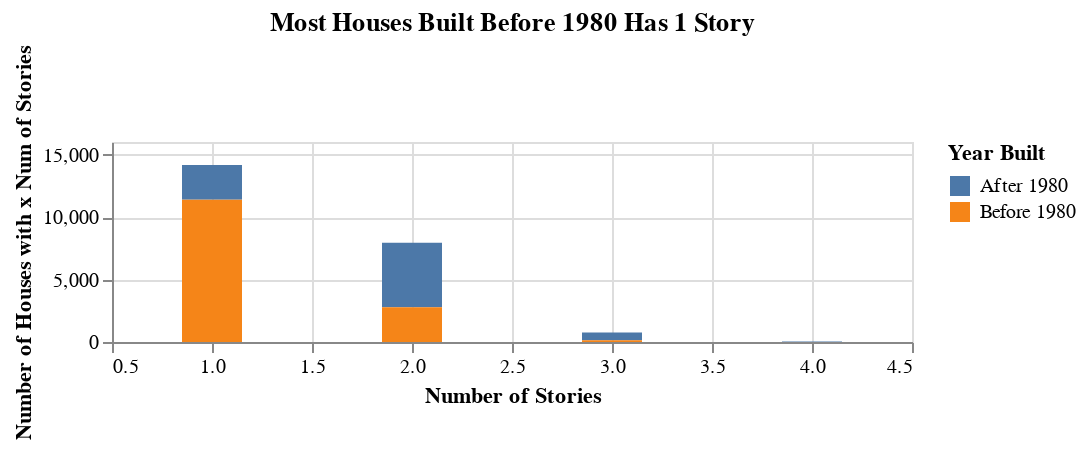

The cell this chart's notebook holds for it:
### Code cell
chart3 = (alt.Chart(stories_before1980)
        .encode(x= alt.X("stories:Q", title = "Number of Stories", ),
                y = alt.Y("count:Q", title = "Number of Houses with x Num of Stories", ),
                color= alt.Color("time_description:N",title="Year Built"))
        .mark_bar(size=30)
        .interactive()
        .properties(title = "Most Houses Built Before 1980 Has 1 Story", height=100))

chart3

### Figure 1 — Vega-Lite specification as saved in the notebook (floating-point values rounded to 4 significant figures)
{"config": {"view": {"continuousWidth": 400, "continuousHeight": 300}}, "data": {"name": "data-8b9ceac335f98194a48010566381835e"}, "mark": {"type": "bar", "size": 30}, "encoding": {"color": {"type": "nominal", "field": "time_description", "title": "Year Built"}, "x": {"type": "quantitative", "field": "stories", "title": "Number of Stories"}, "y": {"type": "quantitative", "field": "count", "title": "Number of Houses with x Num of Stories"}}, "height": 100, "selection": {"selector001": {"type": "interval", "bind": "scales", "encodings": ["x", "y"]}}, "title": "Most Houses Built Before 1980 Has 1 Story", "$schema": "https://vega.github.io/schema/vega-lite/v4.8.1.json", "datasets": {"data-8b9ceac335f98194a48010566381835e": [{"before1980": 1, "stories": 1, "count": 11408, "time_description": "Before 1980"}, {"before1980": 0, "stories": 2, "count": 5160, "time_description": "After 1980"}, {"before1980": 1, "stories": 2, "count": 2773, "time_description": "Before 1980"}, {"before1980": 0, "stories": 1, "count": 2753, "time_description": "After 1980"}, {"before1980": 0, "stories": 3, "count": 634, "time_description": "After 1980"}, {"before1980": 1, "stories": 3, "count": 136, "time_description": "Before 1980"}, {"before1980": 0, "stories": 4, "count": 47, "time_description": "After 1980"}, {"before1980": 1, "stories": 4, "count": 2, "time_description": "Before 1980"}]}}
